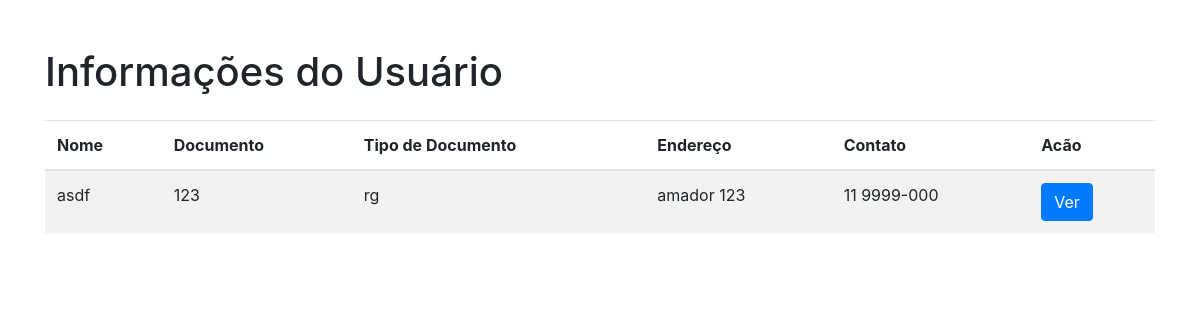
Before: /cotistas/listar with the older database file.
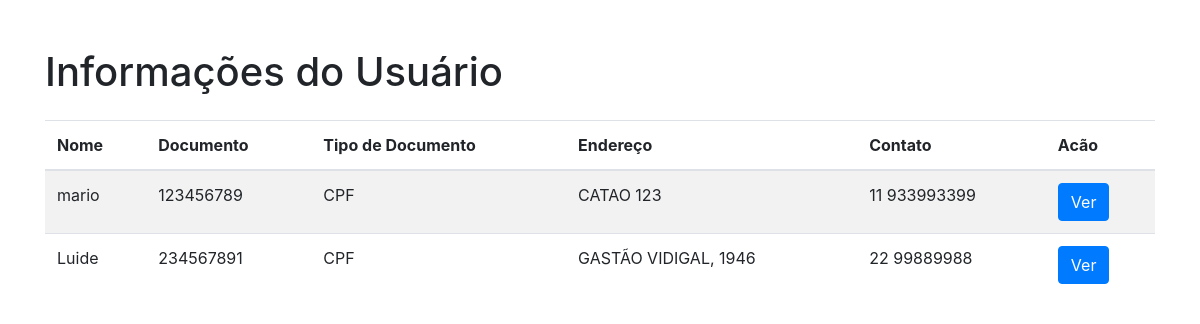
After: the same page with the newer database file.
### model.py (models this page shows)
class Person(SQLModel, table=True):
	id: Optional[int] = Field(default=None, primary_key=True)
	name:str
	doc:str
	tipe_doc:str
	adress: str
	contact:str
	titles:List['Title']=Relationship()

### person.py (the view)
@person.route('/listar', methods = ['GET','POST'])
def list():
    data = model.get_person_default()
    return render_template('person/list.html', data=data)

### model.py (called while the page is built)
def get_person_default():
	with Session(engine) as session:
		query = select(Person) #.join(Question_exam)
		data = session.exec(query).all()
		return data

### templates/person/list.html (shortened to what this page needs)
{% extends 'base.html' %}
{% block content %}
<body>
    <div class="container mt-5">
        <h1 class="mb-4">Informações do Usuário</h1>
        <table class="table table-striped">
            <thead>
                <tr>
                    <th scope="col">Nome</th>
                    <th scope="col">Documento</th>
                    <th scope="col">Tipo de Documento</th>
                    <th scope="col">Endereço</th>
                    <th scope="col">Contato</th>
                    <th scope="col">Acão</th>
                </tr>
            </thead>
            <tbody>
                {% if data:%}
                    {%for x in data:%}
                    <tr>
                        <td>{{x.name}}</td>
                        <td>{{x.doc}}</td>
                        <td>{{x.tipe_doc}}</td>
                        <td>{{x.adress}}</td>
                        <td>{{x.contact}}</td>
                        <td>
                          <a href="{{url_for('person.view', id=x.id)}}">
                              <button class="btn btn-primary">
                                  Ver
                              </button>
                          </a>
                      </td>
                    </tr>
                    {%endfor%}
                {%else:%}
                    <tr>
                        <td>nao existem dados</td>
                        <td></td>
                        <td></td>
                    </tr>
                {%endif%}
            </tbody>
        </table>
    </div>
</body>
{% endblock %}

### templates/base.html (shortened to what this page needs)
<!DOCTYPE html>
<html lang="en">
<head>
  <link rel="stylesheet" href="https://stackpath.bootstrapcdn.com/bootstrap/4.5.2/css/bootstrap.min.css">
</head>
<body>
    {% block content %}{% endblock %}
</body>
</html>

Changed rows visible on the page:
changed Person: name "asdf" → "mario"; doc "123" → "123456789"; tipe_doc "rg" → "CPF"; adress "amador 123" → "CATAO 123"; contact "11 9999-000" → "11 933993399"
added Person: name "Luide", doc "234567891", tipe_doc "CPF", adress "GASTÃO VIDIGAL, 1946", contact "22 99889988"
